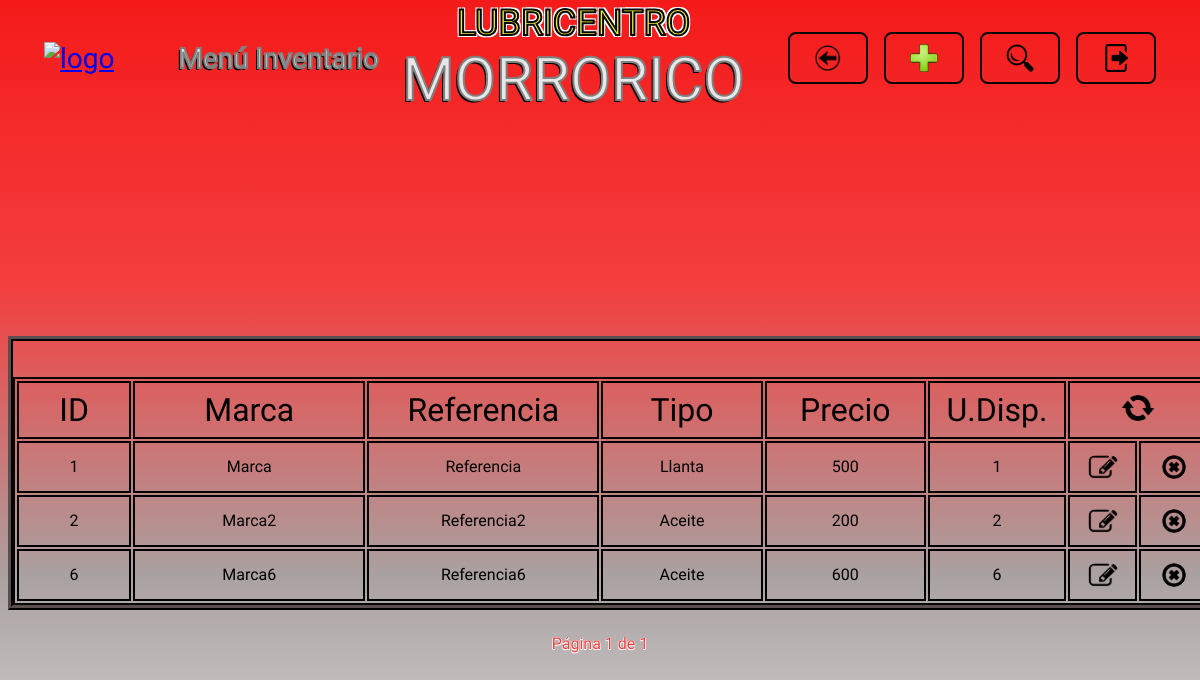
Before: /inventario/ with the older database file.
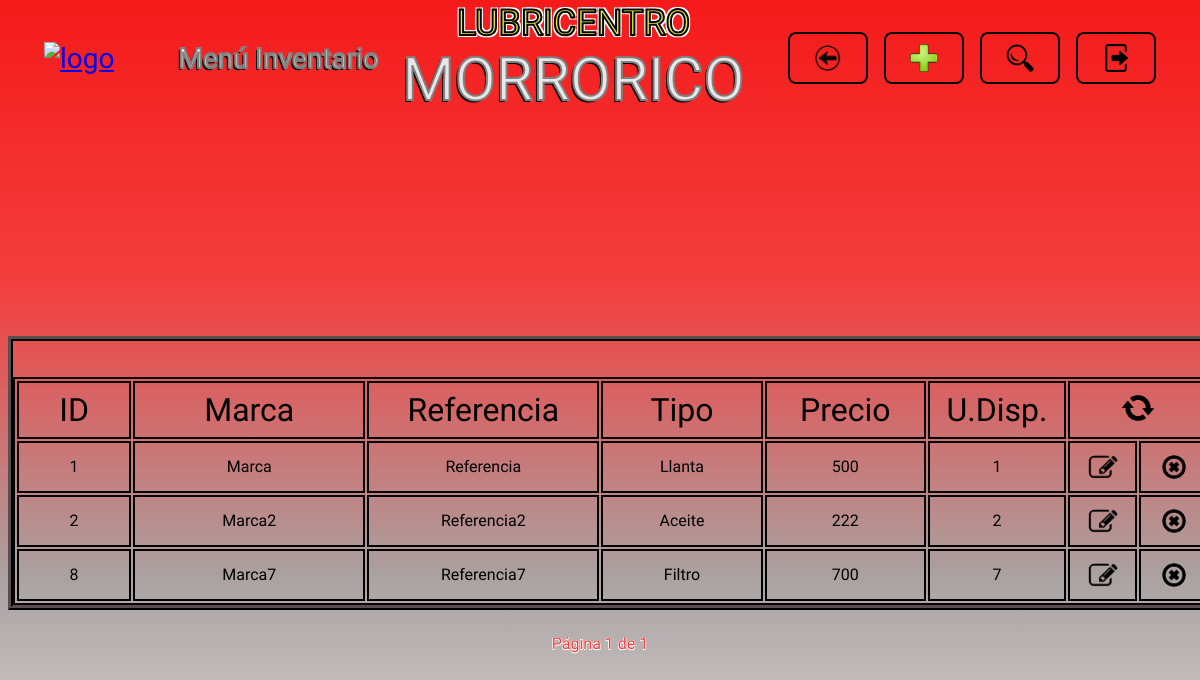
After: the same page with the newer database file.
### inventario/models.py (models this page shows)
class Producto(models.Model):
    OPCIONES_TIPO = [
        ("Llanta", "Llanta"),
        ("Aceite", "Aceite"),
        ("Filtro", "Filtro"),
        ("Grasa", "Grasa")
    ]
    marca = models.CharField(max_length=60,null=False, blank=False)
    referencia = models.CharField(max_length=40, null=False, blank=False)
    tipo_producto = models.CharField(max_length=40, choices=OPCIONES_TIPO, null=False, blank=False)
    precio = models.IntegerField(null=False, blank=False)
    unidades_disponibles = models.IntegerField(null=False, blank=False)

### inventario/views.py (the view)
# urls.py: path('inventario/', include('inventario.urls')),
def inventario(request, productos=None, registrado=False, eliminado=False, actualizado=False, sin_coincidencias=False, campo=None, buscar=None, name_url="inventario"):
    if productos is None:
        productos = Producto.objects.all()
    paginator = Paginator(productos, 20)
    numero_pagina = request.GET.get('pagina')
    try:
        pagina = paginator.page(numero_pagina)
    except PageNotAnInteger:
        pagina = paginator.page(1)
    except EmptyPage:
        pagina = paginator.page(paginator.num_pages)
    return render(request, 'inventario.html', {
        "registrado": registrado,
        "eliminado": eliminado,
        "actualizado": actualizado,
        "sin_coincidencias": sin_coincidencias,
        "buscar": buscar,
        "campo": campo,
        "pagina": pagina,
        "name_url": name_url,
    })

### templates/inventario.html (shortened to what this page needs)
{% extends "layouts/base.html" %}
{% load static %}
{% block nombre_seccion %}
<p class="header__titulo letra_blanca">Menú Inventario</p>
{% endblock nombre_seccion %}
{% block boton_volver %}
<li>
    <a href="{% url "menu_opciones" %}" class="header__boton header__volver">
        <img src="{% static "images/logo_volver.png" %}" alt="volver" class="header__logo_boton">
    </a>
</li>
{% endblock boton_volver %}
{% block boton_registrar %}
<li>
    {% include "layouts/partials/boton_registrar.html" %}
</li>
{% endblock boton_registrar %}
{% block boton_buscar %}
<li>
    {% include "layouts/partials/boton_buscar.html" %}
</li>
{% endblock boton_buscar %}
{% block boton_cerrar_sesion %}
    {% include "layouts/partials/boton_cerrar_sesion.html" %}
{% endblock boton_cerrar_sesion %}
{% block cuerpo_seccion %}
<div class="contenedor tabla_registros">
    <table class="tabla_registros__tabla">
        <tr class="celdas_encabezado">
            <th class="celda tabla_registros__celda_id">ID</th>
            <th class="celda tabla_registros__celda_marca">Marca</th>
            <th class="celda tabla_registros__celda_referencia">Referencia</th>
            <th class="celda tabla_registros__celda_tipo">Tipo</th>
            <th class="celda tabla_registros__celda_precio">Precio</th>
            <th class="celda tabla_registros__celda_unidades_disponibles">U.Disp.</th>
            <th colspan="2" class="celda tabla_registros__celda_recargar"><a href="{% url "inventario" %}"><img src="{% static "images/logo_recargar.png" %}" alt="recargar" class="tabla_registros__recargar"></a></th>
        </tr>
        {% for producto in pagina.object_list %}
        <tr class="celdas_datos">
            <td class="celda tabla_registros__celda_id">{{ producto.id }}</td>
            <td class="celda tabla_registros__celda_marca">{{ producto.marca }}</td>
            <td class="celda tabla_registros__celda_referencia">{{ producto.referencia }}</td>
            <td class="celda tabla_registros__celda_tipo">{{ producto.tipo_producto }}</td>
            <td class="celda tabla_registros__celda_precio">{{ producto.precio }}</td>
            <td class="celda tabla_registros__celda_unidades_disponibles">{{ producto.unidades_disponibles }}</td>
            <td class="celda tabla_registros__celda_editar"><a href="#" data-registro-id={{ producto.id }} data-app-registro="inventario" class="tabla_registros__boton boton_editar"><img src="{% static "images/logo_editar.png" %}" alt="editar" class="tabla_registros__logo_boton tabla_registros__editar"></a></td>
            <td class="celda tabla_registros__celda_eliminar"><a href="#" data-url= {% url "eliminar_producto" producto.id %} data-mensaje= "producto tipo {{ producto.tipo_producto }} de referencia {{ producto.referencia }} con ID {{ producto.id }}" class="tabla_registros__boton boton_eliminar"><img src="{% static "images/logo_eliminar.png" %}" alt="eliminar" class="tabla_registros__logo_boton tabla_registros__eliminar"></a></td>
        </tr>
        {% endfor %}
    </table>
</div>
{% endblock cuerpo_seccion %}
{% block paginacion %}
{% include "layouts/partials/paginacion.html" %}
{% endblock paginacion %}

### templates/layouts/base.html (shortened to what this page needs)
{% load static %}
<!DOCTYPE html>
<html lang="en">
<head>
    <link rel="stylesheet" href="https://cdn.jsdelivr.net/npm/bootstrap-icons@1.11.3/font/bootstrap-icons.min.css">
    <link rel="stylesheet" href="{% static "styles.css" %}">
</head>
<body>
    {% block header %}
    <header>
        <div class="contenedor header" >
            <div class="header__bloque_logo_y_seccion">
                {% include "layouts/partials/logo.html" %}
                {% block nombre_seccion %}{% endblock nombre_seccion %}
            </div>
                {% block titulo_en_encabezado %}
                {% include "layouts/partials/titulo.html" %}
                {% endblock titulo_en_encabezado %}
            <nav>
                <ul class="header__menu">
            {% block boton_volver %}{% endblock boton_volver %}
            {% block boton_registrar %}{% endblock boton_registrar %}
            {% block boton_buscar %}{% endblock boton_buscar %}
            {% block boton_cerrar_sesion %}{% endblock boton_cerrar_sesion %}
                </ul>
            </nav>
        </div>
    </header>
    {% endblock header %}
    <main>
        <section class="contenedor seccion_principal">
            {% block cuerpo_seccion %}{% endblock cuerpo_seccion %}
            {% block paginacion %}{% endblock paginacion %}
        </section>
    </main>
</body>
</html>

### templates/layouts/partials/logo.html
{% load static %}
<a href="{% url "menu_opciones" %}">
    <img src="" alt="logo" class="header__logo">
</a>

### templates/layouts/partials/titulo.html
<div class="contenedor">
    <h1 class="titulo">
        <span class="titulo__texto_pequeño letra_amarilla">LUBRICENTRO</span>
        <span class="titulo__texto_grande letra_blanca">MORRORICO</span>
    </h1>
</div>

### templates/layouts/partials/boton_registrar.html
{% load static %}
<a href="#" id="boton_registrar" class="header__boton header__registrar">
    <img src="{% static "images/logo_mas.png" %}" alt="registrar" class="header__logo_boton">
</a>

### templates/layouts/partials/boton_buscar.html
{% load static %}
<a href="#" id="boton_buscar" class="header__boton header__buscar">
    <img src="{% static "images/logo_buscar.png" %}" alt="buscar" class="header__logo_boton">
</a>

### templates/forms/form_buscar_productos.html (shortened to what this page needs)
{% load static %}

### templates/layouts/partials/boton_cerrar_sesion.html
{% load static %}
<li>
    <a href="{% url "ingreso" %}" class="header__boton header__cerrar_sesion">
        <img src="{% static "images/logo_cerrar_sesion.png" %}" alt="cerrar sesion" class="header__logo_boton">
    </a>
</li>

### templates/forms/form_registrar_productos.html (shortened to what this page needs)
{% load static %}

### templates/forms/form_editar_productos.html (shortened to what this page needs)
{% load static %}

### templates/layouts/partials/paginacion.html (shortened to what this page needs)
<div class="paginacion">
    <span class="current letra_roja">Página {{ pagina.number }} de {{ pagina.paginator.num_pages }}</span>
</div>

### static/styles.css (style rules this page uses)
:root { --amarillo: rgb(235, 235, 58); --blanco: rgb(231, 231, 231); --rojo: rgb(243, 63, 63); --gris: rgb(150, 150, 150); --negro: rgb(7, 6, 6); --rojo-gris: linear-gradient(to bottom, rgb(245, 26, 26), rgb(243, 63, 63), rgb(170, 161, 161), rgb(231, 231, 231)); --max-width: 1400px; --header-heigth: 100px; --input-disabled: rgb(231, 231, 231, 0.7); }
* { font-family: "Lilita One", sans-serif; font-weight: 400; font-style: normal; }
body { background: var(--rojo-gris); background-repeat: no-repeat; min-height: 100vh; background-size: cover; }
.contenedor { max-width: var(--max-width); margin: 0 auto; }
.titulo { display: flex; flex-direction: column; text-align: center; }
.titulo__texto_pequeño { font-size: 36px; }
.titulo__texto_grande { font-size: 60px; }
.letra_amarilla { color: var(--amarillo); -webkit-text-stroke: 2px var(--negro); text-shadow: -2px -2px 0 white, 2px -2px 0 white, -2px 2px 0 white, 2px 2px 0 white; }
.letra_blanca { color: var(--blanco); -webkit-text-stroke: 2px gray; text-shadow: -2px 2px 0 black; }
.letra_roja { color: var(--rojo); text-shadow: -0.5px -0.5px 0 white, 0.5px -0.5px 0 white, -0.5px 0.5px 0 white, 0.5px 0.5px 0 white; }
.header { display: flex; align-items: center; font-size: 28px; height: var(--header-heigth); justify-content: space-between; }
.header__bloque_logo_y_seccion { display: flex; align-items: center; margin-left: 36px; gap: 4rem; }
.header__menu { list-style: none; display: flex; align-items: center; justify-content: flex-end; margin-right: 36px; gap: 1rem; width: 348px; }
.header__boton { display: flex; justify-content: center; align-items: center; height: 32px; font-size: 28px; padding: 8px 24px; border: 2px solid var(--negro); border-radius: 8px; text-decoration: none; }
.header__logo_boton { width: 28px; }
.seccion_principal { display: flex; flex-direction: column; justify-content: center; align-items: center; height: calc(100vh - var(--header-heigth)); margin-top: 48px; }
.tabla_registros { display: flex; justify-content: center; overflow-x: auto; border: 5px ridge var(--negro); }
.tabla_registros__tabla { border: 2px solid var(--negro); table-layout: fixed; margin-top: 36px; width: 1200px; }
.celdas_encabezado { font-size: 32px; border: 2px solid var(--negro); }
.tabla_registros__celda_id { width: 8%; min-width: 8%; }
.tabla_registros__celda_editar, .tabla_registros__celda_eliminar, .tabla_registros__celda_asignar { width: 5%; min-width: 5%; }
.tabla_registros__celda_marca, .tabla_registros__celda_referencia { width: 18%; min-width: 18%; }
.tabla_registros__celda_tipo, .tabla_registros__celda_precio { width: 12%; min-width: 12%; }
.tabla_registros__celda_unidades_disponibles { width: 10%; min-width: 10%; }
.celda { white-space: nowrap; overflow-x: auto; padding: 8px; border: 2px solid black; }
.celdas_datos { text-align: center; font-size: 16px; }
.tabla_registros__boton { display: inline-block; margin-top: 4px; }
.tabla_registros__logo_boton { display: block; width: 100%; margin: 0; padding: 0; height: 24px; border-radius: 8px; }
.tabla_registros__eliminar { border-radius: 16px; }
.tabla_registros__recargar { width: 32px; border-radius: 50%; }
.paginacion { margin: 24px; display: flex; gap: 1rem; }

Changed rows visible on the page:
removed Producto: id "6", marca "Marca6", referencia "Referencia6", tipo_producto "Aceite", precio "600", unidades_disponibles "6"
changed Producto "Marca2": precio "200" → "222"
added Producto: id "8", marca "Marca7", referencia "Referencia7", tipo_producto "Filtro", precio "700", unidades_disponibles "7"
